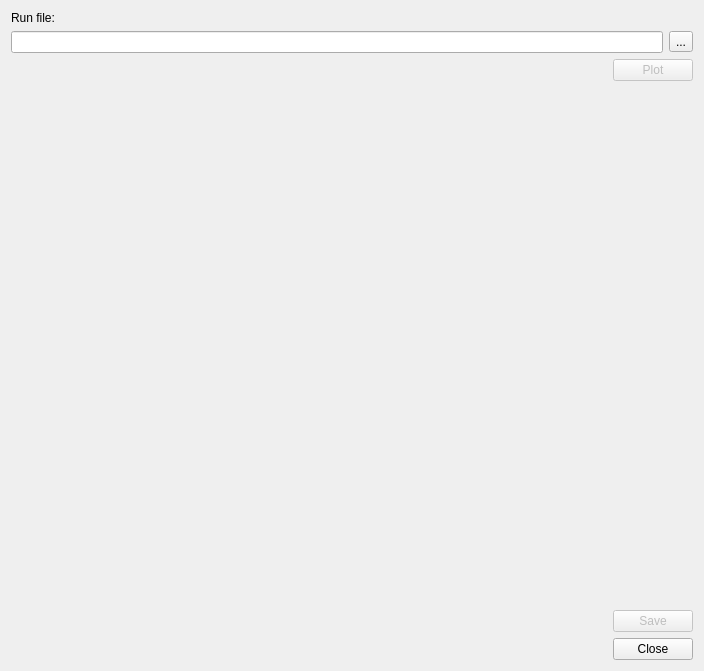
<?xml version="1.0" encoding="UTF-8"?>
<ui version="4.0">
 <class>Plotter</class>
 <widget class="QDialog" name="Plotter">
  <property name="geometry">
   <rect>
    <x>0</x>
    <y>0</y>
    <width>704</width>
    <height>671</height>
   </rect>
  </property>
  <property name="sizePolicy">
   <sizepolicy hsizetype="Maximum" vsizetype="Maximum">
    <horstretch>0</horstretch>
    <verstretch>0</verstretch>
   </sizepolicy>
  </property>
  <property name="windowTitle">
   <string>Plotter</string>
  </property>
  <layout class="QVBoxLayout" name="verticalLayout">
   <item>
    <widget class="QLabel" name="label">
     <property name="text">
      <string>Run file:</string>
     </property>
    </widget>
   </item>
   <item>
    <layout class="QHBoxLayout" name="horizontalLayout_2">
     <item>
      <widget class="QLineEdit" name="lineEdit">
       <property name="readOnly">
        <bool>true</bool>
       </property>
      </widget>
     </item>
     <item>
      <widget class="QToolButton" name="toolButton">
       <property name="text">
        <string>...</string>
       </property>
      </widget>
     </item>
    </layout>
   </item>
   <item>
    <layout class="QHBoxLayout" name="horizontalLayout_3">
     <item>
      <spacer name="horizontalSpacer_2">
       <property name="orientation">
        <enum>Qt::Horizontal</enum>
       </property>
       <property name="sizeHint" stdset="0">
        <size>
         <width>40</width>
         <height>20</height>
        </size>
       </property>
      </spacer>
     </item>
     <item>
      <widget class="QPushButton" name="plotButton">
       <property name="enabled">
        <bool>false</bool>
       </property>
       <property name="text">
        <string>Plot</string>
       </property>
      </widget>
     </item>
    </layout>
   </item>
   <item>
    <widget class="QCustomPlot" name="plot" native="true">
     <property name="sizePolicy">
      <sizepolicy hsizetype="Expanding" vsizetype="Expanding">
       <horstretch>0</horstretch>
       <verstretch>0</verstretch>
      </sizepolicy>
     </property>
    </widget>
   </item>
   <item>
    <layout class="QHBoxLayout" name="horizontalLayout">
     <item>
      <spacer name="horizontalSpacer">
       <property name="orientation">
        <enum>Qt::Horizontal</enum>
       </property>
       <property name="sizeHint" stdset="0">
        <size>
         <width>40</width>
         <height>20</height>
        </size>
       </property>
      </spacer>
     </item>
     <item>
      <widget class="QPushButton" name="saveButton">
       <property name="enabled">
        <bool>false</bool>
       </property>
       <property name="text">
        <string>Save</string>
       </property>
      </widget>
     </item>
    </layout>
   </item>
   <item>
    <widget class="QDialogButtonBox" name="buttonBox">
     <property name="orientation">
      <enum>Qt::Horizontal</enum>
     </property>
     <property name="standardButtons">
      <set>QDialogButtonBox::Close</set>
     </property>
    </widget>
   </item>
  </layout>
 </widget>
 <customwidgets>
  <customwidget>
   <class>QCustomPlot</class>
   <extends>QWidget</extends>
   <header location="global">qcustomplot.h</header>
   <container>1</container>
  </customwidget>
 </customwidgets>
 <resources/>
 <connections>
  <connection>
   <sender>buttonBox</sender>
   <signal>accepted()</signal>
   <receiver>Plotter</receiver>
   <slot>accept()</slot>
   <hints>
    <hint type="sourcelabel">
     <x>248</x>
     <y>254</y>
    </hint>
    <hint type="destinationlabel">
     <x>157</x>
     <y>274</y>
    </hint>
   </hints>
  </connection>
  <connection>
   <sender>buttonBox</sender>
   <signal>rejected()</signal>
   <receiver>Plotter</receiver>
   <slot>reject()</slot>
   <hints>
    <hint type="sourcelabel">
     <x>316</x>
     <y>260</y>
    </hint>
    <hint type="destinationlabel">
     <x>286</x>
     <y>274</y>
    </hint>
   </hints>
  </connection>
 </connections>
</ui>
